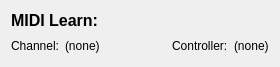
<?xml version="1.0" encoding="UTF-8"?>
<ui version="4.0">
 <class>MidiLearnDialog</class>
 <widget class="QDialog" name="MidiLearnDialog">
  <property name="geometry">
   <rect>
    <x>0</x>
    <y>0</y>
    <width>280</width>
    <height>63</height>
   </rect>
  </property>
  <property name="sizePolicy">
   <sizepolicy hsizetype="MinimumExpanding" vsizetype="MinimumExpanding">
    <horstretch>0</horstretch>
    <verstretch>0</verstretch>
   </sizepolicy>
  </property>
  <property name="windowTitle">
   <string>Dialog</string>
  </property>
  <layout class="QGridLayout" name="gridLayout">
   <item row="1" column="1">
    <widget class="QLabel" name="channelLabel">
     <property name="text">
      <string>(none)</string>
     </property>
    </widget>
   </item>
   <item row="1" column="0">
    <widget class="QLabel" name="label_2">
     <property name="text">
      <string>Channel:</string>
     </property>
    </widget>
   </item>
   <item row="1" column="2">
    <spacer name="horizontalSpacer">
     <property name="orientation">
      <enum>Qt::Horizontal</enum>
     </property>
     <property name="sizeHint" stdset="0">
      <size>
       <width>40</width>
       <height>20</height>
      </size>
     </property>
    </spacer>
   </item>
   <item row="1" column="3">
    <widget class="QLabel" name="label_4">
     <property name="text">
      <string>Controller:</string>
     </property>
    </widget>
   </item>
   <item row="0" column="0" colspan="5">
    <widget class="QLabel" name="label">
     <property name="font">
      <font>
       <pointsize>12</pointsize>
       <weight>75</weight>
       <bold>true</bold>
      </font>
     </property>
     <property name="text">
      <string>MIDI Learn:</string>
     </property>
    </widget>
   </item>
   <item row="1" column="4">
    <widget class="QLabel" name="ccLabel">
     <property name="text">
      <string>(none)</string>
     </property>
    </widget>
   </item>
  </layout>
 </widget>
 <resources/>
 <connections/>
</ui>
